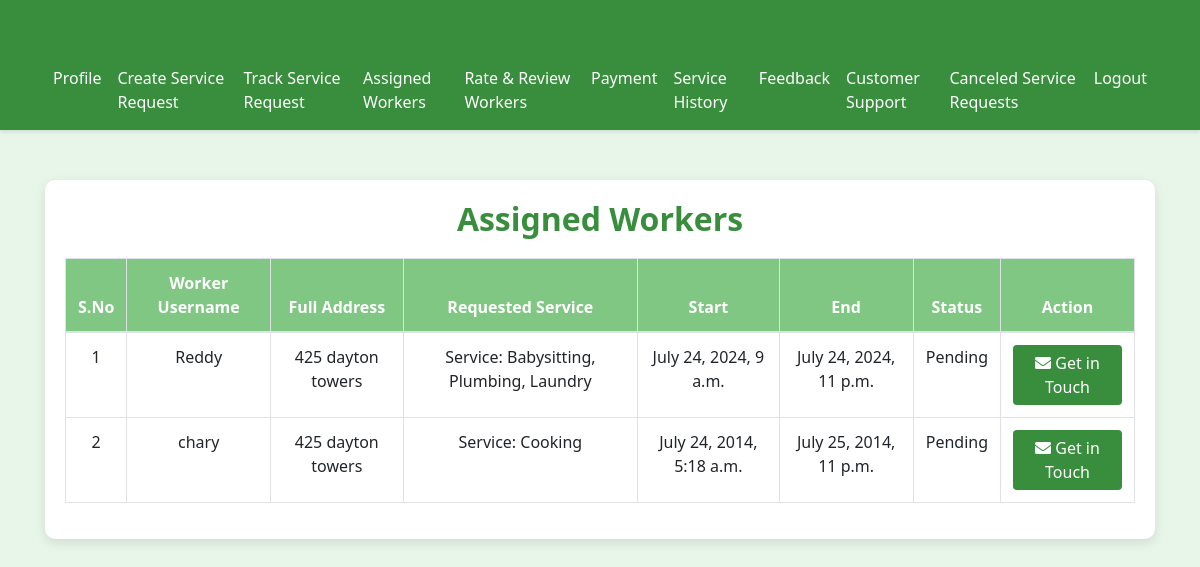
Page /customer/assignedworkers (signed in) on the committed database.
### wfmadmin/models.py (models this page shows, shortened)
class Assignment(models.Model):
    id = models.AutoField(primary_key=True)
    worker = models.ForeignKey(worker, on_delete=models.CASCADE)
    customer = models.ForeignKey(customer, on_delete=models.CASCADE)
    request = models.ForeignKey(CustomerServiceRequest, on_delete=models.CASCADE)
    title = models.CharField(max_length=100)
    start = models.DateTimeField()
    end = models.DateTimeField()
    status = models.CharField(max_length=100, default='none')
    created_at = models.DateTimeField(auto_now_add=True)

class worker(models.Model):
    id = models.AutoField(primary_key=True)
    firstname = models.CharField(max_length=30)
    lastname = models.CharField(max_length=30)
    address = models.CharField(max_length=100)
    city = models.CharField(max_length=20)
    state = models.CharField(max_length=20)
    country = models.CharField(max_length=20)
    username = models.CharField(max_length=20)
    email = models.EmailField(max_length=20)
    number = models.IntegerField()
    password = models.CharField(max_length=20)
    status = models.BooleanField(default=False)
    created_at = models.DateTimeField(auto_now_add=True)

class CustomerServiceRequest(models.Model):
    id = models.AutoField(primary_key=True)
    user_id = models.CharField(max_length=100)
    fullname = models.CharField(max_length=100)
    fulladdress = models.CharField(max_length=255)
    location = models.CharField(max_length=1024)
    service = models.CharField(max_length=100)
    start_date = models.DateField()
    end_date = models.DateField()
    start_time = models.TimeField()
    end_time = models.TimeField()
    status = models.CharField(max_length=100, default='none')
    pri_status = models.CharField(max_length=100, default='none')
    ser_status = models.BooleanField(default=True)
    created_at = models.DateTimeField(auto_now_add=True)

### customer/views.py (the view)
# urls.py: path('assignedworkers', assignedworkers, name='assignedworkers'),
def assignedworkers(request):
    user_id = request.session.get('customer_id')
    customer_request = Assignment.objects.filter(customer=user_id, status__in=['none', 'incomplete']).order_by('-created_at')
    return render(request, 'customer/assignedworkers.html', {'customer_request': customer_request})

### templates/customer/assignedworkers.html (shortened to what this page needs)
<!DOCTYPE html>
<html lang="en">
<head>
  <link href="https://stackpath.bootstrapcdn.com/bootstrap/4.5.2/css/bootstrap.min.css" rel="stylesheet">
  <link rel="stylesheet" href="https://cdnjs.cloudflare.com/ajax/libs/font-awesome/5.15.3/css/all.min.css">
</head>
<body>
  {% include 'customer/customernavbar.html' %}
  <section id="assigned-workers" class="assigned-workers">
    <div class="container">
      <div class="form-container">
        <div class="section-title">
          <h2>Assigned Workers</h2>
        </div>
        <div class="table-responsive">
          <table class="table table-bordered">
            <thead>
              <tr>
                <th>S.No</th>
                <th>Worker Username</th>
                <th>Full Address</th>
                <th>Requested Service</th>
                <th>Start</th>
                <th>End</th>
                <th>Status</th>
                <th>Action</th>
              </tr>
            </thead>
            <tbody>
              {% for req in customer_request %}
                <tr>
                  <td>{{ forloop.counter }}</td>
                  <td>{{ req.worker.username }}</td>
                  <td>{{ req.request.fulladdress }}</td>
                  <td>{{ req.title }}</td>
                  <td>{{ req.start }}</td>
                  <td>{{ req.end }}</td>
                  <td>
                    {% if req.status == 'none' %}
                      Pending
                    {% elif req.status == 'incomplete' %}
                      Incomplete
                    {% elif req.status == 'complete' %}
                      Completed
                    {% else %}
                      {{ req.status }}
                    {% endif %}
                  </td>
                  <td>
                    {% if req.status == 'none' or req.status == 'incomplete' %}
                      <a href="{% url 'chat_interface' %}?request_id={{ req.id }}" class="btn btn-primary">
                        <i class="fas fa-envelope"></i> Get in Touch
                      </a>
                    {% endif %}
                  </td>
                </tr>
              {% endfor %}
            </tbody>
          </table>
        </div>
      </div>
    </div>
  </section>
</body>
</html>

### templates/customer/assignedworkers.html (style rules this page uses)
body { background-color: #e8f5e9; color: #2e7d32; font-family: 'Segoe UI', Tahoma, Geneva, Verdana, sans-serif; }
.container { margin-top: 50px; }
.form-container { background-color: #ffffff; padding: 20px; border-radius: 10px; box-shadow: 0 4px 12px rgba(0, 0, 0, 0.1); }
.section-title h2 { color: #388e3c; text-align: center; font-weight: bold; margin-bottom: 20px; }
.table { background-color: #ffffff; border: none; }
.table th { background-color: #81c784; color: #ffffff; text-align: center; font-weight: bold; }
.table td { text-align: center; }
.btn-primary { background-color: #388e3c; border: none; color: #ffffff; }

### rows in the picture
Assignment: worker.username "Reddy", request.fulladdress "425 dayton towers", title "Service: Babysitting, Plumbing, Laundry", start "July 24, 2024, 9 a.m.", end "July 24, 2024, 11 p.m.", status "Pending"
Assignment: worker.username "chary", request.fulladdress "425 dayton towers", title "Service: Cooking", start "July 24, 2014, 5:18 a.m.", end "July 25, 2014, 11 p.m.", status "Pending"
